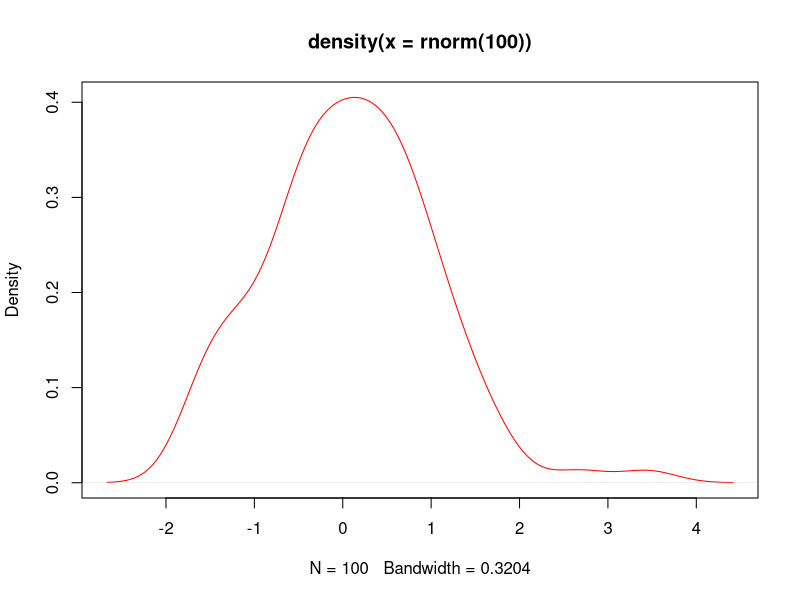

The R script that drew this image:
#очистка памяти
rm(list=ls())
#построение график в цвете
plot(density(rnorm(100)),col="red")
#задание и вывод переменной
x=5;x
y<-6;y
assign("z",3);z
#Команды и базовые функции "function c()" задает переменоой несколько значений
x<-c(1,3,6,7);x
#типы векторов (numerical, character,logical)
char<-c("8","edge","turn8k");char
logic<-c(TRUE,FALSE,TRUE,FALSE);logic
#Динамическая типизация Приоритет Char->integer->Logic
dynam<-c(8,"dds", TRUE);dynam
dynam<-c(1,0,1,1,TRUE);dynam
#Функции x=function(arg1,arg2,…) в данном примере Х-переменнаяб число после запятой база по которой вычисляется логарифм, положительное или комплексное число, по умолчанию е=ехр(1)
log(x,5)
log(base=5,x)
# логические операции
x=3;x
x<5
x>5
x==3
# МАТЕМАТИЧЕСКИЕ
x^10
x=10/(5-5);x
#Правила повтора векторов
x<-c(2,4,5,3,-4,0)
x*5
y<-c(5,3)
x*y
z<-c(1,2,3,4)
x*z
# длинна вектора
length(x)
#Больше базовых функций log(), mean(), min(), max(), sum(), prod(), abs()
x<-c(3,4,6,-7,8)
mean = sum(x)/ length(x);mean
#Последовательности
x=2:10
y=5:1
z=-5:10
w=-5:-10
x;y;z;w
#Последовательности seq(from=,to=,by=) (Генерация регулярных последовательностей.от=, до=, шаг=)
z=seq(2,5,.5)
x=seq(3,9.1,.1)
y=seq(9,3,-.2)
length(x)
length(y)
x*y
#Последовательности rep(x, times=) (репликация последовательности. где х - вектор, включая список, times - число повторений) 
x=c("A","B","C")
rep(x,4)
#Логические вектора mode(x)
x<-1:10
y<-x<=-5
mode(x)
mode(y)
mode(mode(x))
#Индексация векторов
x=1:20
x[5] #выводитзначение в позиции в векторе
x[0]
x[5:9]#выводитзначение в позиции в векторе c.. по..
x[c(3,7,8,9,20)]
x[-19]
x[-(1:6)]
x[x>10]
x[TRUE]
y=c(TRUE,FALSE)
x[y]
#Добавление элементов к вектору
vector<-c();vector
v2<-c(TRUE,FALSE,TRUE,TRUE,FALSE,TRUE);v2
vector=c(v2,vector);vector
vector=c(F,vector);vector
x=1:3
x=c(5,x);x
#Имена элементов векторов
x=1:5;names(x)
names(x)<-c("Первый","Второй","Третий","Четвертый","Первый");names(x)
x["Первый"]
x["Третий"]*2
#Свойства векторов length() names() mode()
log(3) == log(3, base=exp(1))
x=seq(5,100,.1)
x[length(x)]
#Функции sort и order
x<-c(-10,2,78,34,-98,23,0,-8);x
order(x)
sort(x)
sort(x) == x[order(x)]